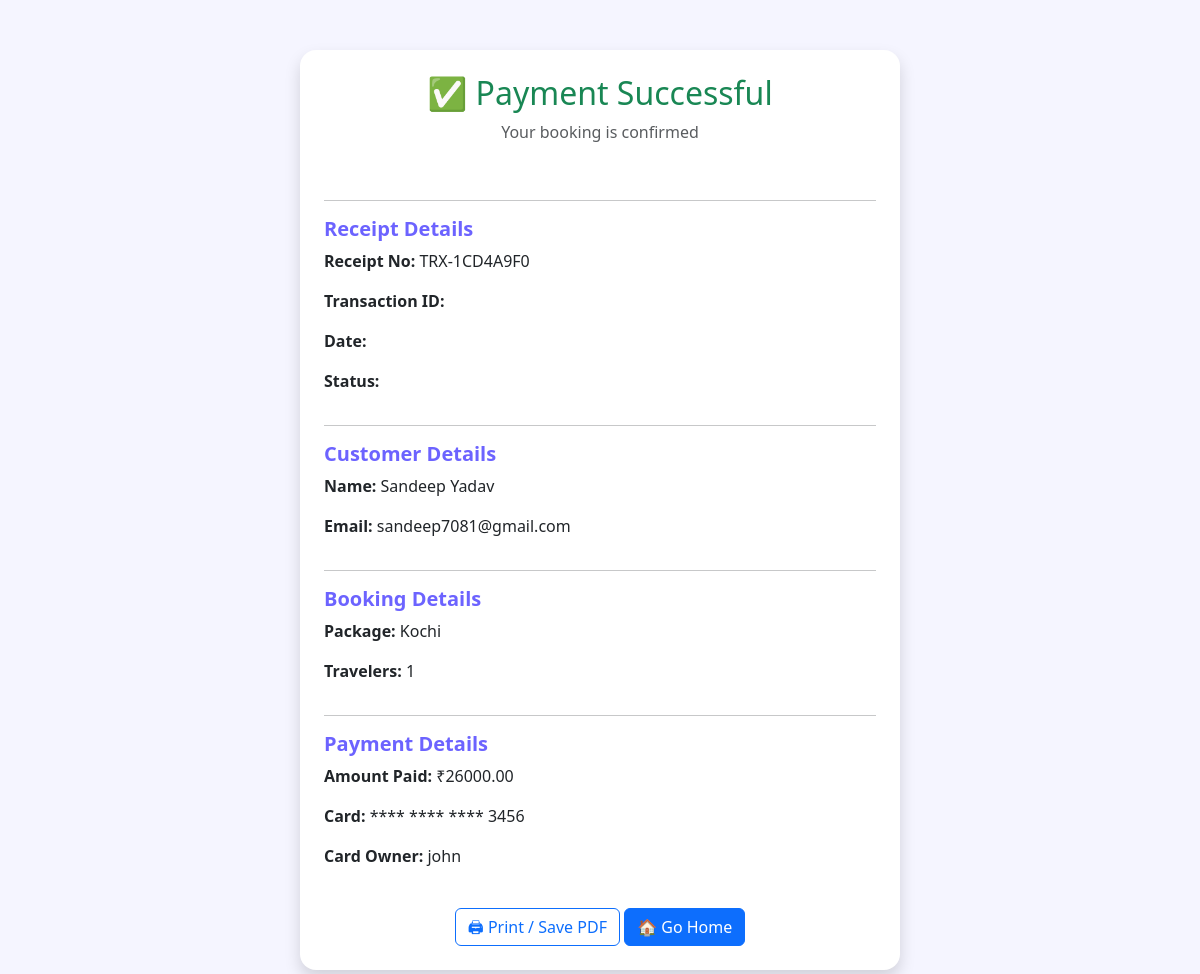
The app's page /receipt/2/ with its own data.
### TourM/models.py (models this page shows, shortened)
class Payment(models.Model):
    booking = models.ForeignKey(enroll, on_delete=models.CASCADE)
    amount = models.DecimalField(max_digits=10, decimal_places=2)
    card_owner = models.CharField(max_length=100)
    card_last4 = models.CharField(max_length=4)
    receipt_number = models.CharField(max_length=100, unique=True, blank=True)

class   enroll(models.Model):
    post = models.ForeignKey(Post, related_name = "enrolls", on_delete = models.CASCADE, default='')
    username = models.CharField(max_length=50)
    firstname = models.CharField(max_length=50)
    lastname = models.CharField(max_length=50)
    email=models.EmailField(max_length=80)
    Size=models.PositiveIntegerField(default='1',validators=[MaxValueValidator(10),MinValueValidator(1)])
    date_added = models.DateTimeField(auto_now_add=True)

class Post(models.Model):
    title = models.CharField(max_length=255)
    body = RichTextField()
    days = models.PositiveIntegerField(validators=[MaxValueValidator(100),MinValueValidator(1)])
    price = models.IntegerField(default='',null=False)
    Provinces = models.CharField(default='in_desc', max_length=255, null=False)
    Size = models.PositiveIntegerField(default='1', validators=[MaxValueValidator(100),MinValueValidator(11)])      #group size {if paxi availability add garne bhe useful}
    Hoster=models.CharField(max_length=255, null=False)
    Accomodation= models.CharField(default='', max_length=255, null=False)
    Transportation= models.CharField(default='', max_length=255, null=False)
    pack_img = models.ImageField(null = True, blank=True, upload_to="pacImages/")
    pack_img1 = models.ImageField(null = True, blank=True, upload_to="pacImages/")
    pack_img2 = models.ImageField(null = True, blank=True, upload_to="pacImages/")
    pack_img3 = models.ImageField(null = True, blank=True, upload_to="pacImages/")
    pack_img4 = models.ImageField(null = True, blank=True, upload_to="pacImages/")

### TourM/views.py (the view)
# urls.py: path('receipt/<int:payment_id>/', receipt_view, name='receipt'),
def receipt_view(request, payment_id):
    payment = get_object_or_404(Payment, id=payment_id)
    return render(request, 'receipt.html', {
        'payment': payment,
        'booking': payment.booking,
        'post': payment.booking.post
    })

### TourM/templates/receipt.html (shortened to what this page needs)
{% load static %}
<!DOCTYPE html>
<html lang="en">
<head>
    <link href="https://cdn.jsdelivr.net/npm/bootstrap@5.3.2/dist/css/bootstrap.min.css" rel="stylesheet">
</head>
<body>
<div class="container">
    <div class="card receipt-card shadow p-4">
        <div class="text-center mb-4">
            <h2 class="text-success">✅ Payment Successful</h2>
            <p class="text-muted">Your booking is confirmed</p>
        </div>
        <hr>
        <h5 class="title">Receipt Details</h5>
        <p><strong>Receipt No:</strong> {{ payment.receipt_number }}</p>
        <p><strong>Transaction ID:</strong> {{ payment.transaction_id }}</p>
        <p><strong>Date:</strong> {{ payment.payment_date }}</p>
        <p><strong>Status:</strong> {{ payment.status }}</p>
        <hr>
        <h5 class="title">Customer Details</h5>
        <p><strong>Name:</strong> {{ booking.firstname }} {{ booking.lastname }}</p>
        <p><strong>Email:</strong> {{ booking.email }}</p>
        <hr>
        <h5 class="title">Booking Details</h5>
        <p><strong>Package:</strong> {{ post.title }}</p>
        <p><strong>Travelers:</strong> {{ booking.Size }}</p>
        <hr>
        <h5 class="title">Payment Details</h5>
        <p><strong>Amount Paid:</strong> ₹{{ payment.amount }}</p>
        <p><strong>Card:</strong> **** **** **** {{ payment.card_last4 }}</p>
        <p><strong>Card Owner:</strong> {{ payment.card_owner }}</p>
        <div class="text-center mt-4">
            <button onclick="window.print()" class="btn btn-outline-primary">
                🖨 Print / Save PDF
            </button>
            <a href="/" class="btn btn-primary">
                🏠 Go Home
            </a>
        </div>
    </div>
</div>
</body>
</html>

### TourM/templates/receipt.html (style rules this page uses)
body { background: #f5f5ff; font-family: 'Segoe UI', sans-serif; }
.receipt-card { max-width: 600px; margin: 50px auto; border-radius: 16px; border: none; }
.title { color: #6c63ff; font-weight: 700; }

### records on screen
Payment: receipt_number "TRX-1CD4A9F0", amount "26000.00", card_last4 "3456", card_owner "john"
enroll: firstname "Sandeep", lastname "Yadav", email "sandeep7081@gmail.com", Size "1"
Post: title "Kochi"
